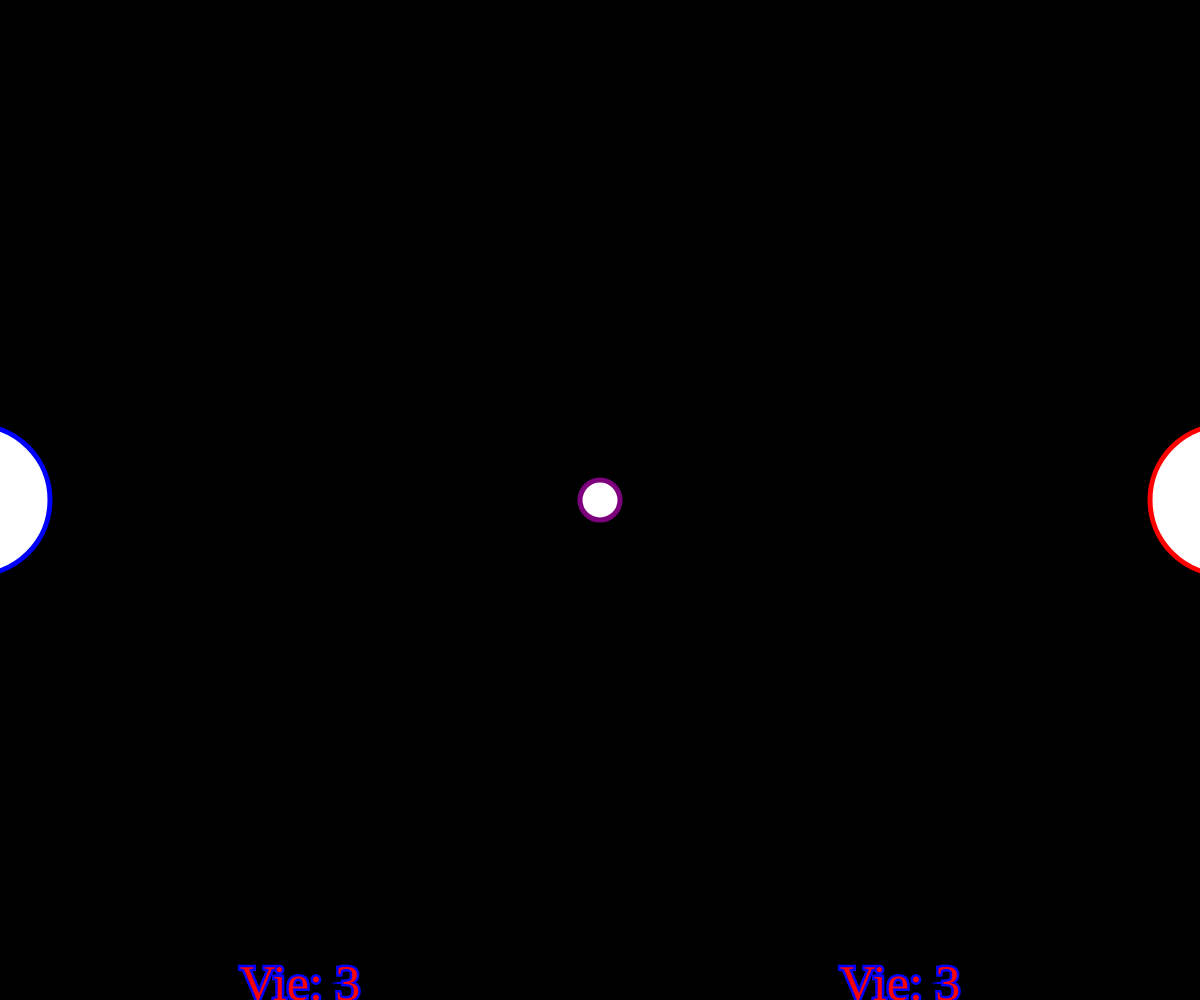
Frame 1 (no input)
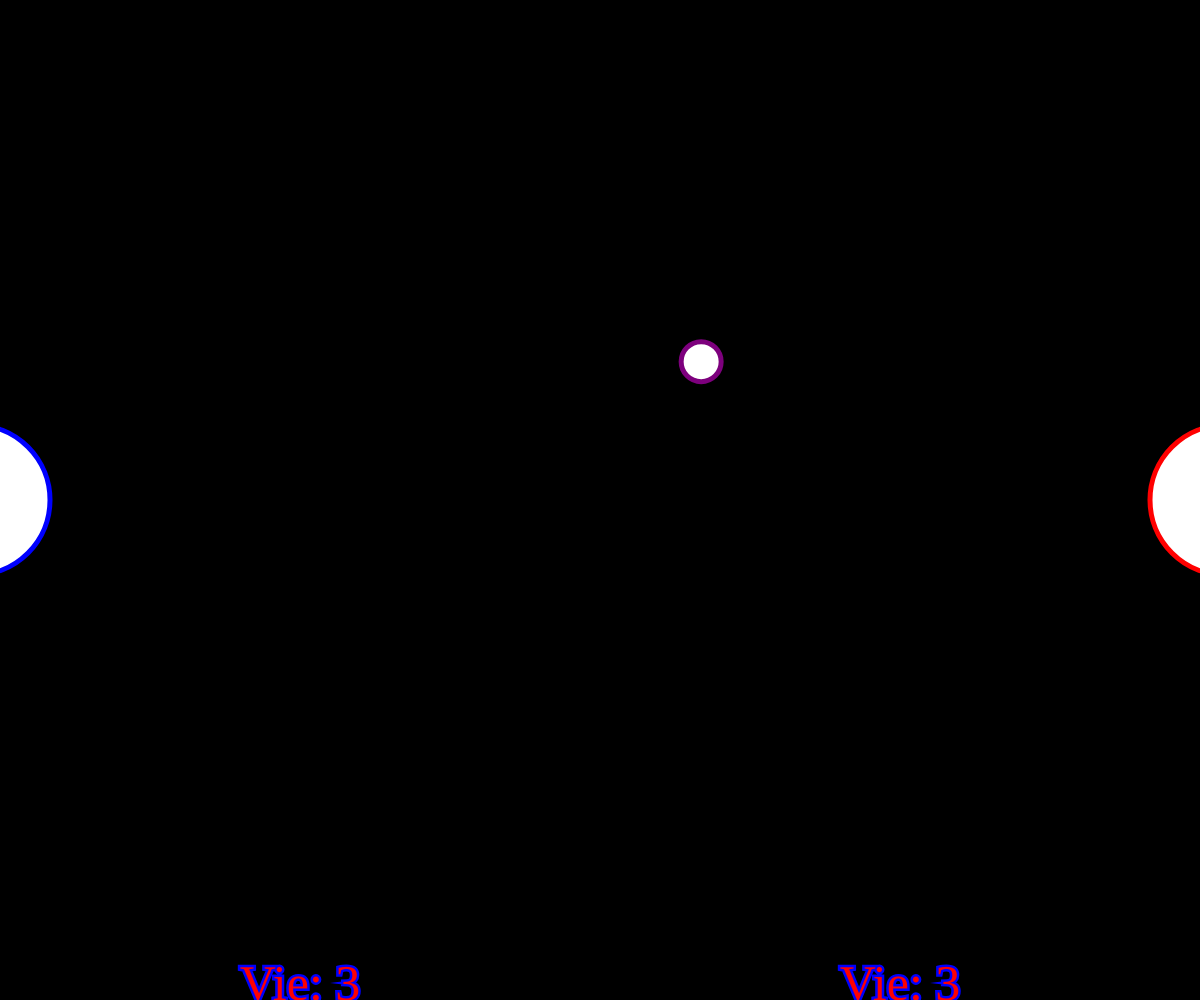
Frame 60 (no input)
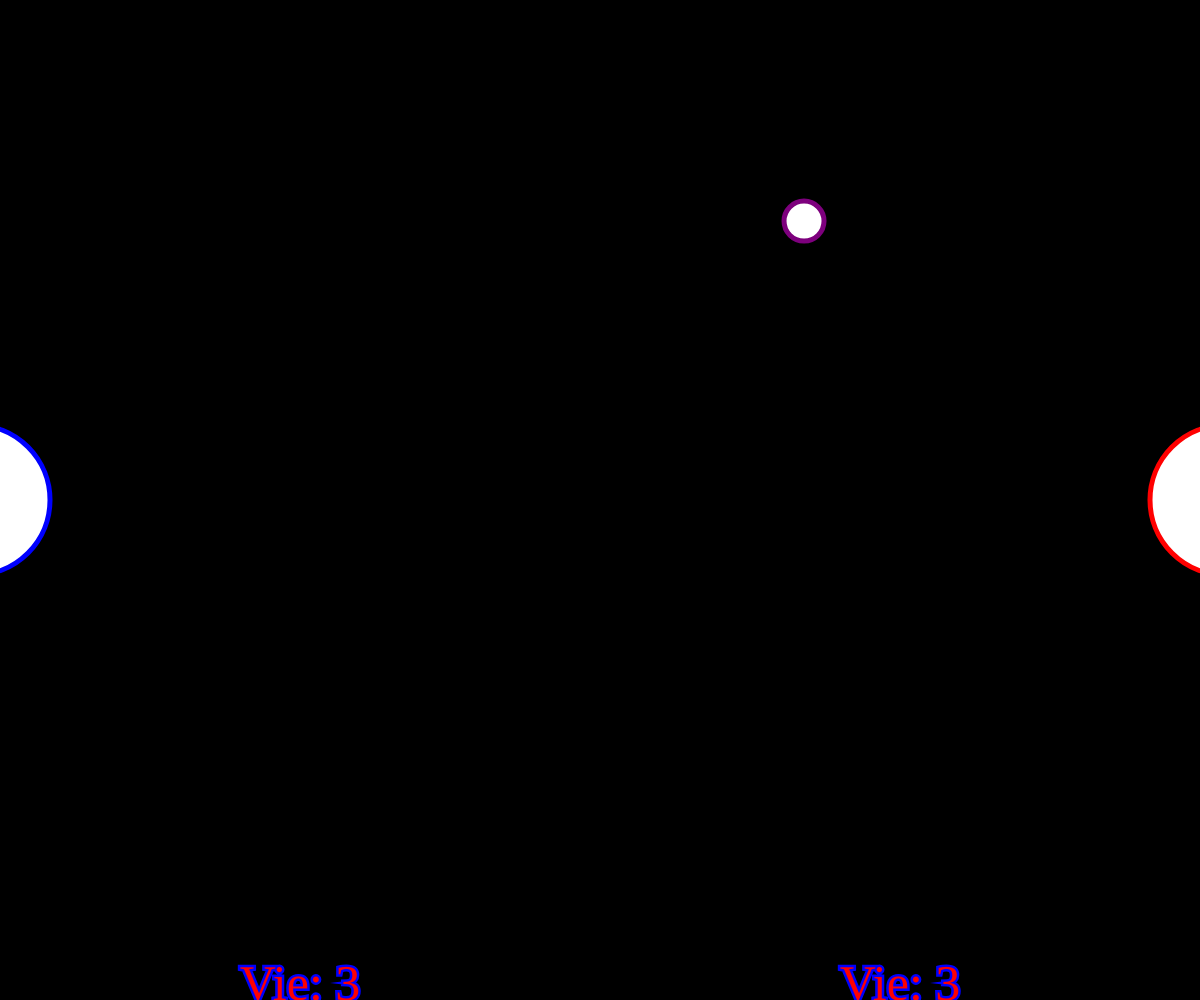
Frame 120 (the mouse pressed at the canvas centre since frame 60)

The p5.js sketch that drew these frames (run headless with seeded random() and noise() and a simulated clock; from frame 60 on, the mouse is pressed at the canvas centre):

// p5.js sketch
// ── sketch.js
var posX,posY,vX,vY,speed,size;
var POY,POX,POS,POvY,POspeed;
var PTY,PTX,PTS,PTvY,PTspeed;
var hitBox1,hitBox2,victoire1,victoire2;
var RED,BLUE,Life1,Life2;



/*********************************************/

function setup() {
 createCanvas(windowWidth,windowHeight);
 RED=125;
 BLUE=125;
/**************EndGame***************************/
 Life1=3;
 Life2=3;
 victoire1 = false;
 victoire2 = false;
/**************Box*******************************/
 vX=random(-1,1);
 vY=random(-1,1);
 speed=4;
 posX=windowWidth/2;
 posY=windowHeight/2;
 size=40;
/**************PlayerOne*************************/
 POY=windowHeight/2;
 POX=-25;
 POS=150;
 POvY=0;
 POspeed=5;
/**************PlayerTwo*************************/
 PTY=windowHeight/2;
 PTX=windowWidth+25;
 PTS=150;
 PTvY=0;
 PTspeed=5;
}
/*********************************************/
function draw() {
  background(0);
  drawCollision();
  Box();
  PlayerOne();
  PlayerTwo();
  P1L();
  P2L();
  if (posX>=windowWidth) {
  Life1--;
  vX=random(-1,-1.25);
  vY=random(-1,1);
  posX=windowWidth/2;
  posY=windowHeight/2;
  }else if (Life1 === 0) {
  vX=0;
  vY=0;
  victoire1=true;
 }
 if (victoire1 === true) {
  Victoire1();
 }
  if (posX<=0) {
  Life2--;
  vX=random(1,1.25);
  vY=random(-1,1);
  posX=windowWidth/2;
  posY=windowHeight/2;
  }else if (Life2 === 0) {
  vX=0;
  vY=0;
  victoire2=true;
 }
 if (victoire2 === true) {
  Victoire2();
 }
}
/*********************************************/
function Box(){
  //rectMode(CENTER);
  fill(255);
  stroke(RED,0,BLUE);
  strokeWeight(5);
  //rect(posX,posY,size,size);
  ellipse(posX,posY,size,size);
  fill(0,0,255);
  posX+=vX*speed;
  posY+=vY*speed;
if(posY+(size/2)>=windowHeight){
	vY=random(0.9,1.25);
	vY = -vY;
  RED=125;
  BLUE=125;
}else if(posY-(size/2)<=0){
	vY=random(-0.9,-1.25);	
	vY = -vY;
  RED=125;
  BLUE=125;
}
}
/*********************************************/
function PlayerOne(){
  //rectMode(CORNER);
  fill(255);
  stroke(0,0,255);
  strokeWeight(5);
	//rect(POX,POY,POS1,POS2);
  ellipse(POX,POY,POS,POS);
	POY+=POvY*POspeed;
	if(POY+(POS/2)>=windowHeight){
		POvY=0;
	}
	if(POY-(POS/2)<=0){
		POvY=0;
	}
}
/*********************************************/
function PlayerTwo(){
  rectMode(CORNER);
  fill(255);
  stroke(255,0,0);
  strokeWeight(5);
	//rect(PTX,PTY,PTS1,PTS2);
  ellipse(PTX,PTY,PTS,PTS);
	PTY+=PTvY*PTspeed;
  if(PTY+(PTS/2)>=windowHeight){
    PTvY=0;
  }
  if(PTY-(PTS/2)<=0){
    PTvY=0;
  }
}
/*********************************************/
function keyPressed() {
 switch (keyCode) {
   //****************PlayerOne****************************
  case 87:
     POvY= -1;
   break;
  case 83:
     POvY= +1;
   break;
  case 65:
     POvY= 0;
   break;
   //****************PlayerTwo****************************
  case UP_ARROW:
    PTvY= -1;
   break;
  case DOWN_ARROW:
    PTvY= +1;
   break;
  case LEFT_ARROW:
    PTvY= 0;
   break;
  default:
   break;
 }
}
//***************************************************
function drawCollision() {
  hitBox1=(POS/2)+(size/2);
  hitBox2=(PTS/2)+(size/2);

  if (dist(posX, posY, POX, POY) < hitBox1) {
  vX=random(-0.9,-1.25);
  vY=random(-0.9,-1.25);
	vX = -vX;
  BLUE=255;
  RED=0;
  }
  if (dist(posX, posY, PTX, PTY) < hitBox2) {
  vX=random(0.9,1.25);
  vY=random(0.9,1.25);
	vX = -vX;
  BLUE=0;
  RED=255;
  }
}
//***************************************************
function Victoire1() {
 background(0);
 textSize(100);
 stroke(255,0,0);
 fill(0, 0, 255);
 textFont("impact");
 textAlign(CENTER);
 text("VICTOIRE JOUEUR 1", windowWidth / 2, windowHeight / 3);
 textSize(50);
 text("CTRL/CMD+R", windowWidth / 2, windowHeight / 3 + 50);
}
function Victoire2() {
 background(0);
 textSize(100);
 stroke(0,0,255);
 fill(255, 0, 0);
 textFont("impact");
 textAlign(CENTER);
 text("VICTOIRE JOUEUR 2", windowWidth / 2, windowHeight / 3);
 textSize(50);
 text("CTRL/CMD+R", windowWidth / 2, windowHeight / 3 + 50);
}
function P1L() {
 textSize(50);
 stroke(0,0,255);
 fill(255, 0, 0);
 textFont("impact");
 textAlign(CENTER);
 text("Vie: "+ floor(Life1) , windowWidth / 4*3, windowHeight);
}
function P2L() {
 textSize(50);
 stroke(0,0,255);
 fill(255, 0, 0);
 textFont("impact");
 textAlign(CENTER);
 text("Vie: "+ floor(Life2) , windowWidth / 4, windowHeight);
}

function windowResized() {
  resizeCanvas(windowWidth, windowHeight);
}
